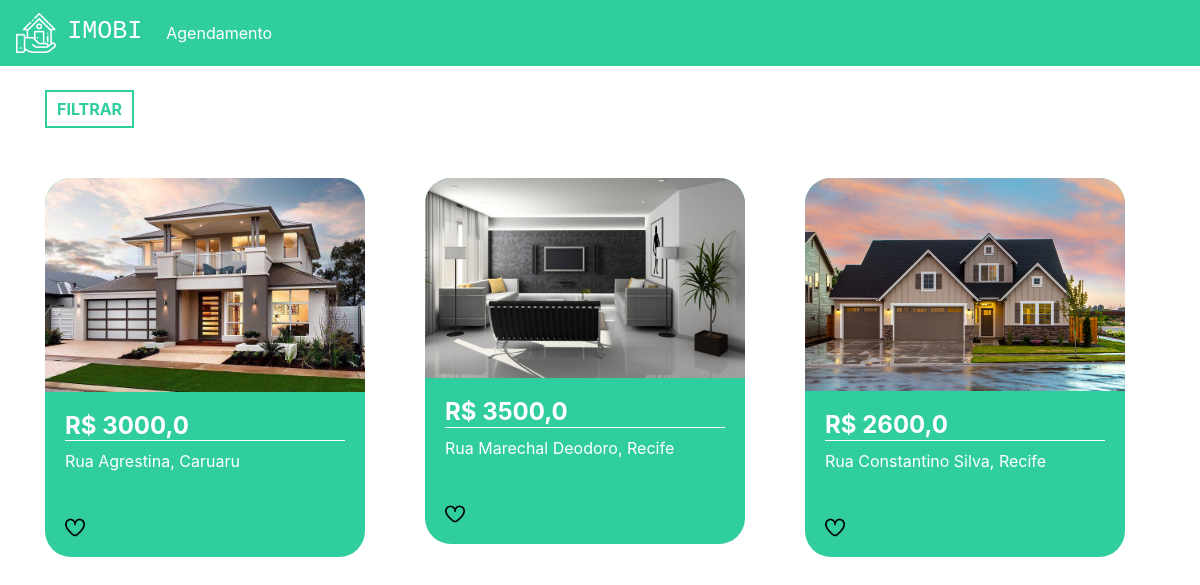
The app's page / (signed in) with its own data.
### plataforma/models.py (models this page shows, shortened)
class Imovei(models.Model):
    choices = (('V', 'Venda'),
               ('A', 'Aluguel'))
    choices_imovel = (('A', 'Apartamento'),
                      ('C', 'Casa'))
    imagens = models.ManyToManyField(Imagem)
    valor = models.FloatField()
    quartos = models.IntegerField()
    tamanho = models.FloatField()
    cidade = models.ForeignKey(Cidade, on_delete=models.DO_NOTHING)
    rua = models.CharField(max_length=50)
    tipo = models.CharField(max_length=1, choices=choices)
    tipo_imovel = models.CharField(max_length=1, choices=choices_imovel)
    numero = models.IntegerField()
    descricao = models.TextField()
    dias_visita = models.ManyToManyField(DiasVisita)
    horarios = models.ManyToManyField(Horario)

class Imagem(models.Model):
    img = models.ImageField(upload_to='img')

class Cidade(models.Model):
    nome = models.CharField(max_length=30)
    def __str__(self) -> str:
        return self.nome

### plataforma/views.py (the view)
# urls.py: path('',views.home,name='home'),
@login_required(login_url='/auth/logar/')
def home(request):
    preco_minimo = request.GET.get('preco_minimo')
    preco_maximo = request.GET.get('preco_maximo')
    cidade = request.GET.get('cidade')
    tipo = request.GET.getlist('tipo')
    cidades = Cidade.objects.all()
    if preco_minimo or preco_maximo or cidade or tipo:
        if not preco_minimo:
            preco_minimo = 0
        if not preco_maximo:
            preco_maximo = 999999999
        if not tipo:
            tipo = ['A', 'C']
        imoveis = Imovei.objects.filter(valor__gte=preco_minimo)\
        .filter(valor__lte=preco_maximo)\
        .filter(tipo_imovel__in=tipo).filter(cidade=cidade)
    else:
        imoveis = Imovei.objects.all()
    return render(request,'home.html', {'imoveis': imoveis, 'cidades': cidades})

### plataforma/templates/home.html (shortened to what this page needs)
{% extends 'base.html' %}
{% load static %}
{% block 'head' %}
<link rel="stylesheet" href="{% static 'plataforma/css/home.css' %}">
{% endblock  %}
{% block 'body' %}
<div class="container">
  <br>
  <button type="button" class="btn_filtrar" data-toggle="modal"
	 data-target="#exampleModal">
    FILTRAR
  </button>
  <div class="row">
    {% for imovel in imoveis %}
        <div class="col-md cont">
          <div class="card_imovel">
            <img class="img_capa_imovel" src="{{imovel.imagens.all.0.img.url}}">
            <div class="informacoes_imoveis">
              <a class="a_none" href="{% url 'imovel' imovel.id %}"><h4 class="valor">R$ {{imovel.valor}}</h4></a>
              <p>{{imovel.rua}}, {{imovel.cidade}}</p>
              <br>
              <img width="7%" src="{% static 'plataforma/img/heart.png' %}">
            </div>
          </div>
        </div>
    {% endfor %}
  </div>
</div>
{% endblock %}

### templates/base.html (shortened to what this page needs)
{% load static %}
<!doctype html>
<html lang="pt-BR">
  <head>
    {% block 'head' %}{% endblock %}
    <link rel="stylesheet" href="https://cdn.jsdelivr.net/npm/bootstrap@4.6.1/dist/css/bootstrap.min.css">
  </head>
  <body>
    {% if user.is_authenticated %}
      <nav class="navbar navbar-expand-lg navbar-dark bg_navbar">
        <a class="navbar-brand" href="{% url 'home' %}">
					<img width="40" src="{% static 'autenticacao/img/logo.png' %}">
							&nbsp<h3 class="font_logo">IMOBI</h3></a>
        <div class="collapse navbar-collapse" id="navbarNav">
          <ul class="navbar-nav">
            <li class="nav-item active">
              <a class="nav-link" href="{% url 'agendamentos' %}">Agendamento</a>
            </li>
          </ul>
        </div>
      </nav>
    {% endif %}
    {% block 'body' %}{% endblock %}
  </body>
</html>

### templates/static/plataforma/css/home.css (style rules this page uses)
.bg_navbar { background-color: #30CD9E; }
.font_logo { font-family: 'Courier New', Courier, monospace; font-size: 25px; display: inline; }
.card_imovel { background-color: #30CD9E; width: 20rem; margin-top: 50px; border-radius: 26px; }
.img_capa_imovel { width: 100%; border-top-left-radius: 26px; border-top-right-radius: 26px; }
.informacoes_imoveis { padding: 20px; color: white; }
.valor { font-weight: bold; border-bottom: 1px solid white; }
.btn_filtrar { border: none; background-color: transparent; border: 2px solid #30CD9E; color: #30CD9E; padding: 5px 10px 5px 10px; font-weight: bold; }
.a_none { color: white; }

### records on screen
Imovei: imagens.all.0.img (picture), valor "3000,0", rua "Rua Agrestina", cidade "Caruaru"
Imovei: imagens.all.0.img (picture), valor "3500,0", rua "Rua Marechal Deodoro", cidade "Recife"
Imovei: imagens.all.0.img (picture), valor "2600,0", rua "Rua Constantino Silva", cidade "Recife"
